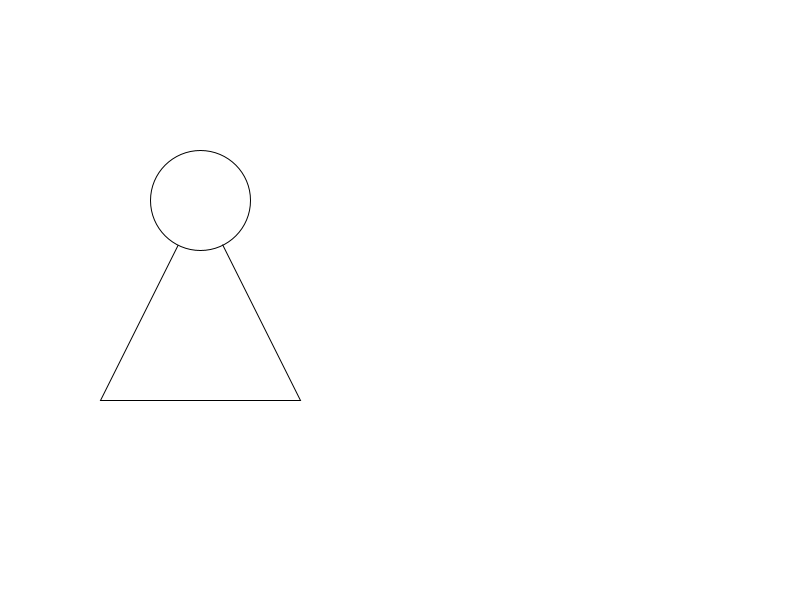
Frame 1 (no input)
Frame 60 (the mouse pressed at the canvas centre just before this capture): identical to frame 1, image omitted
Frame 120 (the mouse held since frame 60 and released just before this capture): identical to frame 1, image omitted

The Processing sketch that drew this single still picture (run headless with seeded random() and noise(); from frame 60 on, the mouse is pressed at the canvas centre):

// Processing sketch: sketch
// ── sketch.pde
void setup() {
  size(800, 600);
  
  Aluno a = new Aluno("Lucio", "Java", "INF4", 666);
  
  System.out.println(a.nome);
  System.out.println(a.curso);
  System.out.println(a.turma);
  System.out.println(a.nchamada);
  
  Professor p = new Professor("Alisson", "JavaScript");
  
  System.out.println(p);
}

void draw() {
  background(255); 
  triangle(200,200,300,400,100,400);
  ellipse (200, 200, 100, 100);
}
// ── Aluno.pde
class Aluno extends Pessoa{
   String curso, turma;
 int nchamada;
   
   Aluno(String nome, String curso, String turma, int nchamada){
     super(nome);
     this.curso = curso;
     this.turma = turma;
     this.nchamada = nchamada;
   }
   private String presenca = "-";
   
}
// ── Forma.pde
interface Forma {

  void desenha();

  void setPosicao(int x, int y);
  
  int getPosicaoX();
  
  int getPosicaoY();
}
// ── Pessoa.pde
class Pessoa{
 String nome;
 
 Pessoa(String nome){
   this.nome = nome;
 }
}
// ── Professor.pde
class Professor extends Pessoa{
  String disciplina;
  
  Professor(String nome, String disciplina){
    super(nome);
    this.disciplina = disciplina;
  }
  
  @Override
  String toString(){
    return nome + " - " + disciplina; 
  }
}
